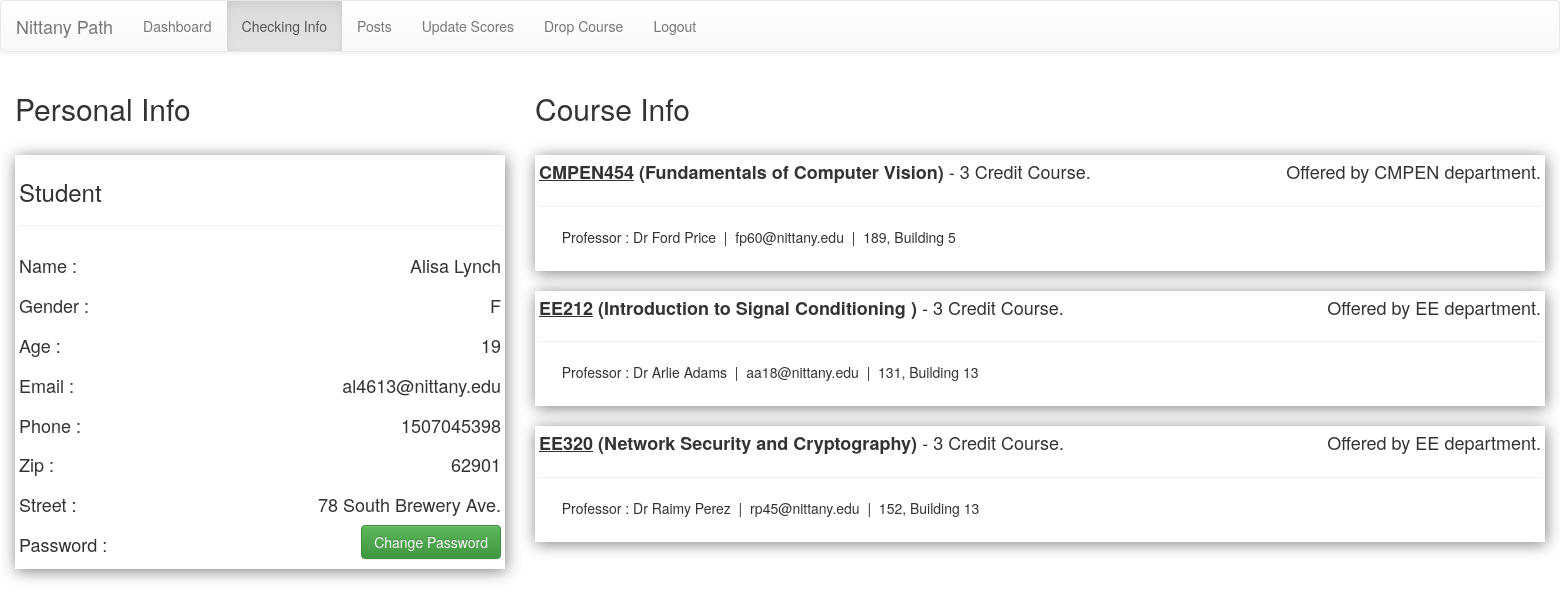
Page /checkingInfo (signed in) on the committed database.
### app.py (models this page shows)
class Student(db.Model):
    SID = db.Column(db.Text, primary_key=True)
    Name = db.Column(db.Text)
    Email = db.Column(db.Text)
    Age = db.Column(db.Text)
    Zip = db.Column(db.Text)
    Phone = db.Column(db.Text)
    Gender = db.Column(db.Text)
    Password = db.Column(db.Text, nullable=False)
    Street = db.Column(db.Text)

class Course(db.Model):
    Course = db.Column(db.Text, primary_key = True)
    CourseName = db.Column(db.Text)
    CourseDetails = db.Column(db.Text)
    Department = db.Column(db.Text)
    DropDeadline = db.Column(db.Date)

class Professor(db.Model):
    PID = db.Column(db.Integer, primary_key=True)
    Name = db.Column(db.Text)
    Email = db.Column(db.Text, unique=True, nullable=False)
    Password = db.Column(db.Text, nullable=False)
    Age = db.Column(db.Text)
    Gender = db.Column(db.Text)
    Office = db.Column(db.Text)

### app.py (the view, shortened to what this page needs)
@app.route('/checkingInfo', methods=['GET','POST'])
@login_required
def checkingInfo():
    user = current_user
    form = PasswordChange()
    data = []
    if user.user_role == 1:
        user = Student.query.filter_by(Email=current_user.email).first()
        for enrollment in Enroll.query.filter_by(SID = user.SID).all():
            course = Course.query.filter_by(Course = enrollment.Course).first()
            ttid = Teaches.query.filter_by(Course = enrollment.Course).first().TTID
            heads = HeadsTT.query.filter_by(TTID = ttid).all()
            professors = []
            for p in heads:
                prof = Professor.query.filter_by(PID = p.PID).first()
                professors.append({"Name": prof.Name, "Email":prof.Email, "Office":prof.Office})
            data.append({"Course": course.Course, "Course Name":course.CourseName, "Details":course.CourseDetails, "Department" : course.Department, "Drop Deadline": course.DropDeadline, "Professors" : professors})
    elif user.user_role == 2:
        return '<h1>This page is only for Students.</h1><br><h3><a href="'+url_for('index')+ '"> Login again! </a></h3>'
    return render_template('checkInfo.html', user=user, data=data, role = current_user.user_role, form=form)

### app.py (called while the page is built)
@login_manager.user_loader
def load_user(id):
    return User.query.get(int(id))

### templates/checkInfo.html (shortened to what this page needs)
{% extends "baseLayout.html" %}
{%block navContent%}
    <li class=""><a href="{{url_for('dashboard')}}">Dashboard<span class="sr-only">(current)</span></a></li>
    {%if role == 1%}
    <li class="active"><a href="{{url_for('checkingInfo')}}">Checking Info<span class="sr-only">(current)</span></a></li>
    {%endif%}
    <li class=""><a href="{{url_for('posts')}}">Posts<span class="sr-only">(current)</span></a></li>
    <li class=""><a href="{{url_for('assignments')}}">Update Scores<span class="sr-only">(current)</span></a></li>
    {%if role == 1%}
    <li class=""><a href="{{url_for('dropCourse')}}">Drop Course<span class="sr-only">(current)</span></a></li>
    {%endif%}
    <li class=""><a href="{{url_for('logout')}}">Logout<span class="sr-only">(current)</span></a></li>
{%endblock%}
{%block dashBlock%}
<div class="container-fluid">
<div class="row">
    <div class="col-md-4">
        <h2>Personal Info</h2><br>
        <div class="card" style="padding: 4px; box-shadow: 1px 2px 15px grey;">
            <div class="card-body">
                {%if role == 1 %} <h3>Student</h3> {% endif %} {% if role == 2 %} <h3>Professor</h3> {% endif %}<hr>
                <table style="width: 100%">
                    <tr style="width: 100%">
                        <td>
                            <h4>Name :</h4>
                        </td>
                        <td style="float: right">
                            <h4>{{ user.Name }}</h4>
                        </td>
                    </tr>
                    <tr style="width: 100%">
                        <td>
                            <h4>Gender :</h4>
                        </td>
                        <td style="float: right">
                            <h4>{{ user.Gender }}</h4>
                        </td>
                    </tr>
                    <tr style="width: 100%">
                        <td>
                            <h4>Age :</h4>
                        </td>
                        <td style="float: right">
                            <h4>{{ user.Age }}</h4>
                        </td>
                    </tr>
                    <tr style="width: 100%">
                        <td>
                            <h4>Email :</h4>
                        </td>
                        <td style="float: right">
                            <h4>{{ user.Email }}</h4>
                        </td>
                    </tr>
                    <tr style="width: 100%">
                        <td>
                            <h4>Phone :</h4>
                        </td>
                        <td style="float: right">
                            <h4>{{ user.Phone }}</h4>
                        </td>
                    </tr>
                    <tr style="width: 100%">
                        <td>
                            <h4>Zip :</h4>
                        </td>
                        <td style="float: right">
                            <h4>{{ user.Zip }}</h4>
                        </td>
                    </tr>
                    <tr style="width: 100%">
                        <td>
                            <h4>Street :</h4>
                        </td>
                        <td style="float: right">
                            <h4>{{ user.Street }}</h4>
                        </td>
                    </tr>
                    <tr style="width: 100%">
                        <td>
                            <h4>Password :</h4>
                        </td>
                        <td style="float: right">
                            <button type="button" class="btn btn-success bg-light text-primary" data-toggle="modal" data-target="#passwordChange">Change Password</button>
                        </td>
                    </tr>
                </table>
            </div>
        </div>
    </div>
    <div class="col-md-8">
        <h2>Course Info</h2>
        {% for course in data %}
            <br>
            <div class="card" style="padding: 4px;box-shadow: 1px 2px 15px grey;">
                <div class="card-body" style="font-size: large;"><strong><u>{{ course["Course"] }}</u> ({{ course["Course Name"] }})</strong> - {{ course['Details'] }}<span  style="float: right"> Offered by {{ course['Department'] }} department.</span></div><hr>
                {% for prof in course['Professors'] %}
                    <div class="container">&nbsp Professor : {{ prof['Name'] }} &nbsp|&nbsp {{ prof['Email']}} &nbsp|&nbsp {{ prof['Office'] }}</div><br>
                {% endfor %}
            </div>
        {% endfor %}
    </div>
</div>
{%endblock%}

### rows in the picture
Student: Name "Alisa Lynch", Gender "F", Age "19", Email "al4613@nittany.edu", Phone "1507045398", Zip "62901", Street "78 South Brewery Ave."
Course: Course "CMPEN454", CourseName "Fundamentals of Computer Vision", Details "3 Credit Course.", Department "CMPEN"
Professor: Name "Dr Ford Price", Email "fp60@nittany.edu", Office "189, Building 5"
Course: Course "EE212", CourseName "Introduction to Signal Conditioning", Details "3 Credit Course.", Department "EE"
Professor: Name "Dr Arlie Adams", Email "aa18@nittany.edu", Office "131, Building 13"
Course: Course "EE320", CourseName "Network Security and Cryptography", Details "3 Credit Course.", Department "EE"
Professor: Name "Dr Raimy Perez", Email "rp45@nittany.edu", Office "152, Building 13"
